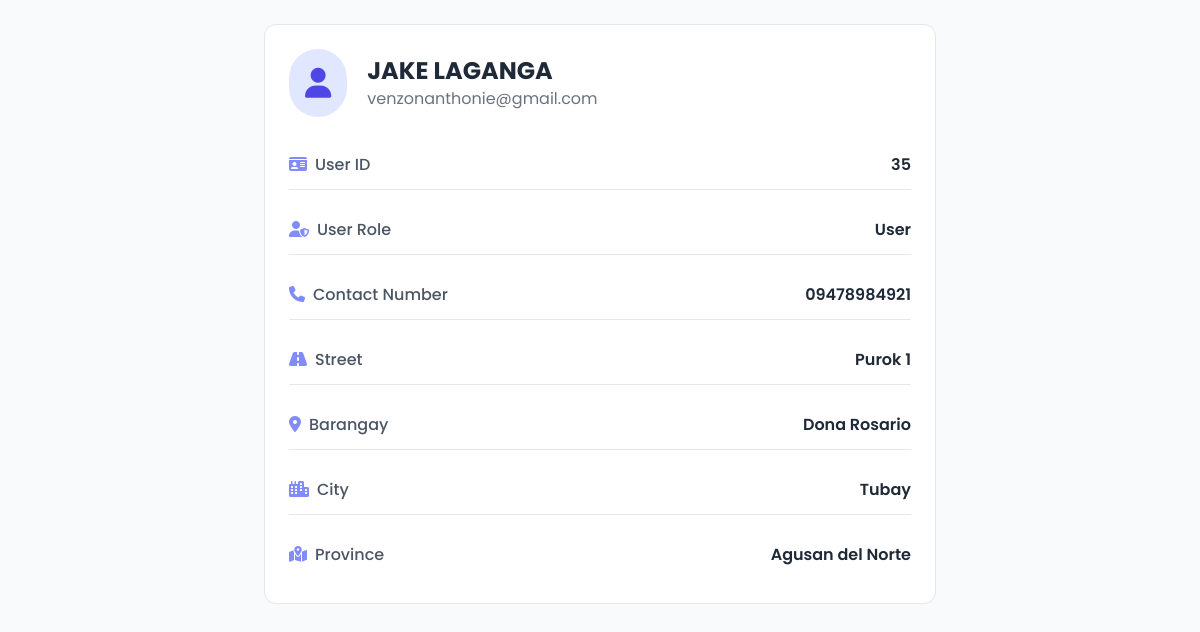
The app's page /view_user.php?user_id=35 (signed in) with its own data.
### tables this page shows
CREATE TABLE `users` (
  `id` int(11) NOT NULL,
  `first_name` varchar(100) NOT NULL,
  `middle_name` varchar(100) DEFAULT NULL,
  `last_name` varchar(100) NOT NULL,
  `contact_number` varchar(20) NOT NULL,
  `email` varchar(150) NOT NULL,
  `password` varchar(255) NOT NULL,
  `street` varchar(255) NOT NULL,
  `barangay` varchar(100) NOT NULL,
  `city` varchar(100) NOT NULL,
  `province` varchar(100) NOT NULL,
  `postal_code` varchar(20) DEFAULT NULL,
  `country` varchar(100) NOT NULL,
  `verification_code` varchar(10) DEFAULT NULL,
  `reset_token` varchar(255) DEFAULT NULL,
  `reset_token_expiry` datetime DEFAULT NULL,
  `is_verified` tinyint(1) NOT NULL DEFAULT 0,
  `created_at` timestamp NOT NULL DEFAULT current_timestamp(),
  `user_rules` int(5) NOT NULL,
  `profile_image` text NOT NULL
);

### view_user.php (the view, shortened to what this page needs)
<?php
include 'db.php';
$user_details = null;
if (isset($_GET['user_id']) && !empty($_GET['user_id'])) {
    $selectedUserId = $_GET['user_id'];
    $stmt = $conn->prepare("SELECT * FROM users WHERE id = ?");
    $stmt->bind_param("i", $selectedUserId);
    $stmt->execute();
    $result = $stmt->get_result();
    if ($result && $result->num_rows > 0) {
        $user_details = $result->fetch_assoc();
    } else {
        $error_message = "User not found.";
    }
} else {
    $error_message = "No user specified.";
}
function getRoleName($roleId) {
    switch ($roleId) {
        case 0: return 'User';
    }
}
?>
<!DOCTYPE html>
<html lang="en">
<head>
    <link rel="stylesheet" href="https://cdnjs.cloudflare.com/ajax/libs/font-awesome/6.4.0/css/all.min.css">
    <script src="https://cdn.tailwindcss.com"></script>
</head>
<body class="bg-gray-50">
    <div class="p-4 md:p-6">
        <div class="max-w-2xl mx-auto">
            <?php if ($user_details): ?>
                <div class="bg-white rounded-xl p-6 border border-gray-200">
                    <div class="flex flex-col sm:flex-row items-center mb-6 text-center sm:text-left">
                        <div class="bg-indigo-100 p-4 rounded-full mb-4 sm:mb-0 sm:mr-5">
                            <i class="fas fa-user text-3xl text-indigo-600"></i>
                        </div>
                        <div>
                            <h2 class="text-2xl font-bold text-gray-800"><?= htmlspecialchars($user_details['first_name'] . ' ' . $user_details['last_name']) ?></h2>
                            <p class="text-gray-500"><?= htmlspecialchars($user_details['email']) ?></p>
                        </div>
                    </div>
                    <form action="<?= htmlspecialchars($_SERVER['PHP_SELF']) ?>?user_id=<?= $user_details['id'] ?>" method="POST">
                        <div class="space-y-4">
                            <div class="flex justify-between items-center detail-row py-3">
                                <span class="font-medium text-gray-600"><i class="fas fa-id-card mr-2 text-indigo-400"></i>User ID</span>
                                <span class="text-gray-800 font-semibold"><?= htmlspecialchars($user_details['id']) ?></span>
                            </div>
                            <div class="flex justify-between items-center detail-row py-3">
                                <label for="user_rules" class="font-medium text-gray-600"><i class="fas fa-user-shield mr-2 text-indigo-400"></i>User Role</label>
                                <span class="text-gray-800 font-semibold view-mode"><?= htmlspecialchars(getRoleName($user_details['user_rules'])) ?></span>
                            </div>
                            <div class="flex justify-between items-center detail-row py-3">
                                <label for="contact_number" class="font-medium text-gray-600"><i class="fas fa-phone mr-2 text-indigo-400"></i>Contact Number</label>
                                <span class="text-gray-800 font-semibold view-mode"><?= htmlspecialchars($user_details['contact_number']) ?></span>
                            </div>
                            <div class="flex justify-between items-center detail-row py-3">
                                <label for="street" class="font-medium text-gray-600"><i class="fas fa-road mr-2 text-indigo-400"></i>Street</label>
                                <span class="text-gray-800 font-semibold view-mode"><?= htmlspecialchars($user_details['street']) ?></span>
                            </div>
                            <div class="flex justify-between items-center detail-row py-3">
                                <label for="barangay" class="font-medium text-gray-600"><i class="fas fa-map-marker-alt mr-2 text-indigo-400"></i>Barangay</label>
                                <span class="text-gray-800 font-semibold view-mode"><?= htmlspecialchars($user_details['barangay']) ?></span>
                            </div>
                            <div class="flex justify-between items-center detail-row py-3">
                                <label for="city" class="font-medium text-gray-600"><i class="fas fa-city mr-2 text-indigo-400"></i>City</label>
                                <span class="text-gray-800 font-semibold view-mode"><?= htmlspecialchars($user_details['city']) ?></span>
                            </div>
                             <div class="flex justify-between items-center detail-row py-3">
                                <label for="province" class="font-medium text-gray-600"><i class="fas fa-map-marked-alt mr-2 text-indigo-400"></i>Province</label>
                                <span class="text-gray-800 font-semibold view-mode"><?= htmlspecialchars($user_details['province']) ?></span>
                            </div>
                        </div>
                    </form>
                </div>
            <?php endif; ?>
        </div>
    </div>
</body>
</html>

### view_user.php (style rules this page uses)
* { font-family: 'Poppins', sans-serif; }
.detail-row { border-bottom: 1px solid #e5e7eb; }
.detail-row:last-child { border-bottom: none; }

### records on screen
users: first_name+last_name "JAKE LAGANGA", email "venzonanthonie@gmail.com", id "35", user_rules "User", contact_number "09478984921", street "Purok 1", barangay "Dona Rosario", city "Tubay", province "Agusan del Norte"
